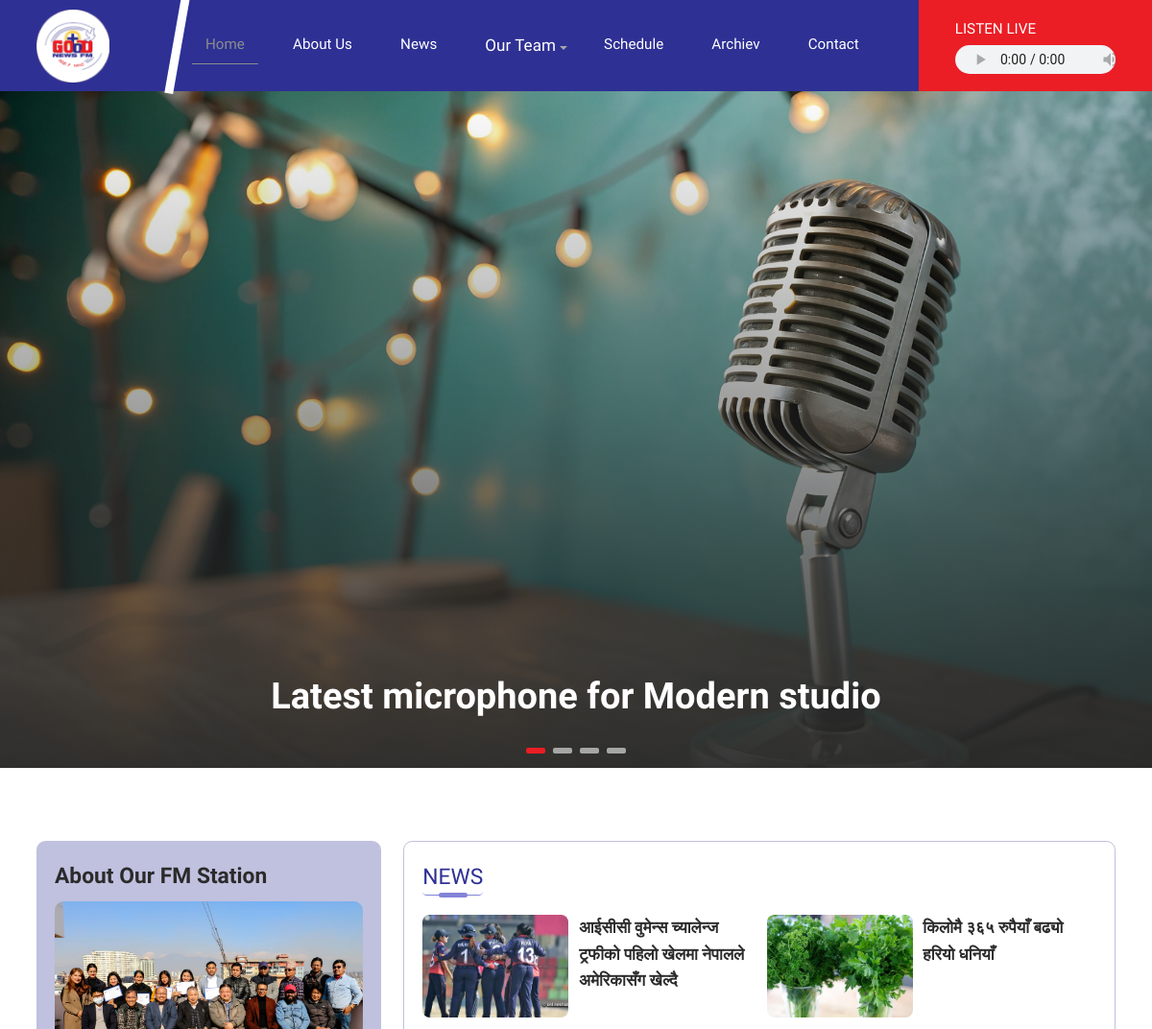
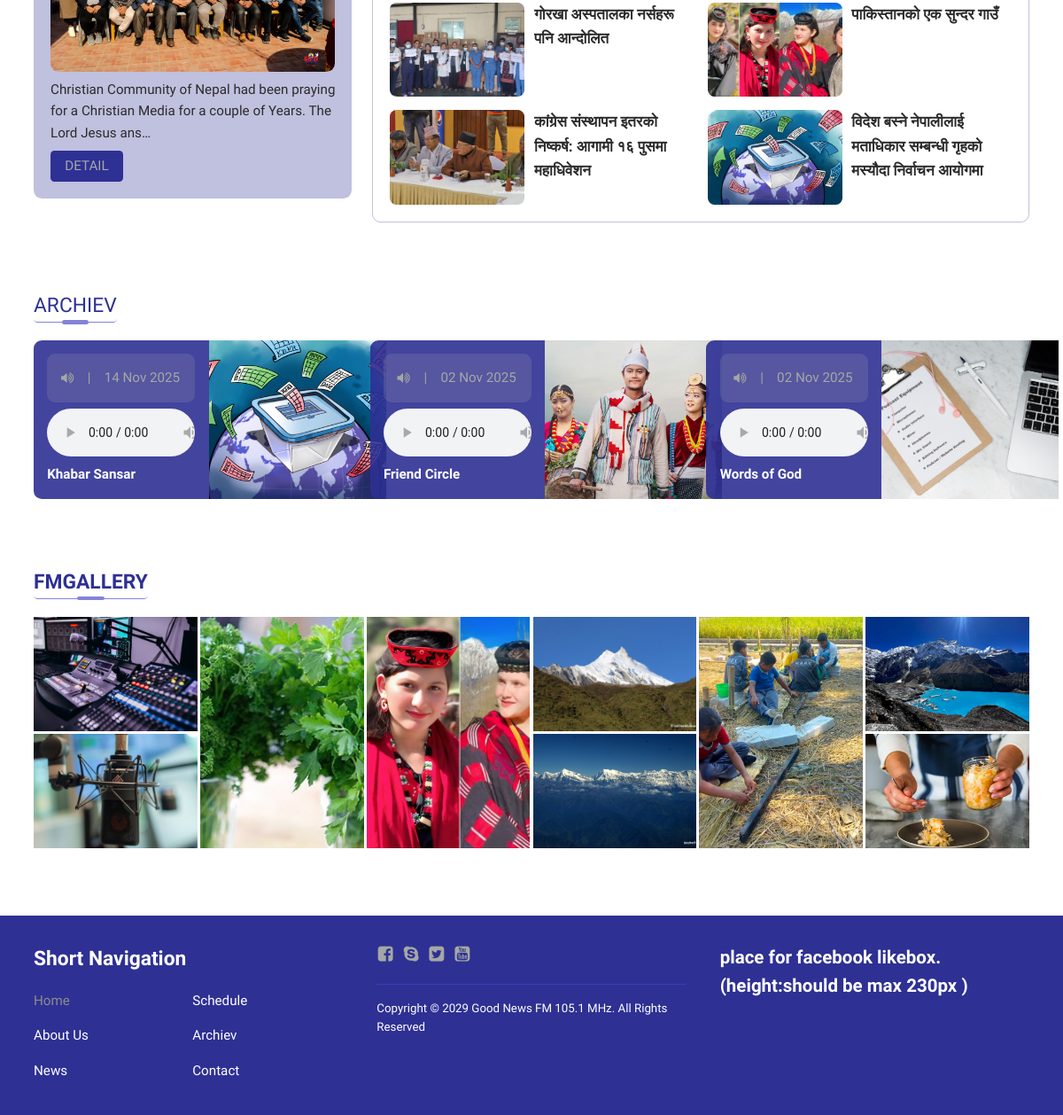
The page / on the database its author committed (2 pictures, top to bottom).
### fm/models.py (models this page shows, shortened)
class MediaFile(models.Model):
    file = models.FileField(upload_to='cabinet/library/')
    uploaded_at = models.DateTimeField(auto_now_add=True)
    alt_text = models.CharField(max_length=200, blank=True, help_text="Optional description")
    class Meta:
        ordering = ['-uploaded_at']

class Slider(models.Model):
    image = models.ForeignKey(MediaFile, on_delete=models.CASCADE,
                              related_name='slider_images')
    caption = models.CharField(max_length=200, blank=True)
    order = models.PositiveIntegerField(default=0)
    class Meta:
        ordering = ['order', 'id']

class Page(models.Model):
    PAGE_CHOICES = [
        ('about', 'About Us'),
        ('team', 'Our Team'),
        ('schedule', 'Program Schedule'),
        ('archive', 'Archive'),
        ('contact', 'Contact'),
    ]
    slug = models.CharField(max_length=20, choices=PAGE_CHOICES, unique=True)
    title = models.CharField(max_length=200, blank=True)
    image = models.ForeignKey(MediaFile, on_delete=models.SET_NULL,
                              null=True, blank=True, related_name='page_images')
    content = HTMLField(blank=True)

class NewsPost(models.Model):
    title = models.CharField(max_length=200)
    subtitle = models.CharField(max_length=200, blank=True)
    image = models.ForeignKey(MediaFile, on_delete=models.SET_NULL,
                              null=True, blank=True, related_name='news_images')
    content = HTMLField()
    published_at = models.DateTimeField(default=timezone.now)
    is_published = models.BooleanField(default=True)
    class Meta:
        ordering = ['-published_at']
        verbose_name = 'News Post'
        verbose_name_plural = 'News Posts'

class ArchiveProgram(models.Model):
    program_name = models.CharField(max_length=200)
    broadcast_date = models.DateField(default=timezone.now)
    audio_file = models.ForeignKey(MediaFile, on_delete=models.PROTECT,
                                   related_name='archive_audio')
    featured_image = models.ForeignKey(MediaFile, on_delete=models.SET_NULL,
                                       null=True, blank=True,
                                       related_name='archive_images')
    class Meta:
        ordering = ['-broadcast_date']

class Gallery(models.Model):
    title = models.CharField(max_length=200)
    created_at = models.DateTimeField(auto_now_add=True)

class GalleryImage(models.Model):
    gallery = models.ForeignKey('Gallery', on_delete=models.CASCADE,
                                related_name='images')
    image = models.ForeignKey(MediaFile, on_delete=models.CASCADE,
                              related_name='gallery_images')
    caption = models.CharField(max_length=200, blank=True)
    uploaded_at = models.DateTimeField(auto_now_add=True)

### fmSite/views.py (the view)
# urls.py: path('', views.homePage, name='home'),
def homePage(request):
    sliders = Slider.objects.all().order_by('order', '-id')
    about = get_object_or_404(Page, slug='about')
    newsItems = NewsPost.objects.all().order_by('-id')[:6]
    latest_programs = ArchiveProgram.objects.values('program_name') \
        .annotate(latest_id=Max('id')) \
        .values_list('latest_id', flat=True)
    programs = ArchiveProgram.objects.filter(id__in=latest_programs) \
        .order_by('-broadcast_date')[:3]
    program = programs[0] if programs else None
    galleries = Gallery.objects.all().prefetch_related('images')
    homeData = {
        'title' : 'FM site template',
        'sliderItems' : sliders,
        'aboutUs': about,
        'news' : newsItems,
        'programs': programs,
        'galleries': galleries,
        'program': program
    }
    return render(request, 'index.html', homeData)

### fm/context_processors.py (called while the page is built)
def site_logo(request):
    logo = SiteLogo.objects.first()
    return {'site_logo': logo}

### templates/index.html (shortened to what this page needs)
{% extends 'base.html' %}
{% load static %}
{% block content %}
<section class="banner owl-carousel owl-theme">
	{% for sl in sliderItems %}
		<div class="slider item dfc" style="background:url('{{ sl.image.file.url }}');">
			{% if sl.caption %}
				<h1 class="banner_title">{{sl.caption}}</h1>
			{% endif %}
		</div>
	{% endfor %}
</section>
<div class="wrapper dg news-outer mt80">
	<div class="col_4">
		<aside class="intro dfc">
			<h3 class="intro_title">{{ aboutUs.title }}</h3>
			{% if aboutUs.image %}
				<img src="{{ aboutUs.image.file.url }}" alt="{{ aboutUs.title }}">
			{% endif %}
			<p>{{ aboutUs.content|striptags|truncatechars:110 }}</p>
			<a class="btn btn-main btn-detail" href="{% url 'about' %}">Detail</a>
		</aside>
	</div>
	<div class="col_8 news_wrap">
		<a class="bl-title" href="{% url 'news' %}">News</a>
		<div class="dg news">
			{% for n in news %}
			<a class="news_item col_6 df" href="{% url 'newsDetail' n.id %}">
				{% if n.image %}
					<img src="{{ n.image.file.url }}" alt="{{ n.title }}">
				{% else %}
					<img src="{% static 'images/default.jpg' %}" alt="{{ n.title }}">
				{% endif %}
				<h5 class="news_title">{{n.title}}</h5>
			</a>
			{% endfor %}
		</div>
	</div>
</div>
<div class="wrapper mt80">
	<a class="bl-title" href="{% url 'archiev' %}">Archiev</a>
	<div class="dg archiev">
		{% for p in programs %}
			<a class="archiev_item col_4 df" href="{% url 'program_detail' p.id %}">
				<aside class="archiev_name dfc on_homepage">
					<figure class="df archiev_sign df">
						<i class="cf cf-volume-up"></i> |
						<time>{{ p.broadcast_date|date:"d M Y" }}</time>
					</figure>
					{% if p.audio_file %}
					<audio controls>
						<source src="{{ p.audio_file.file.url }}" type="audio/mpeg">
					</audio>
					{% endif %}
					<h6 class="archiev_title">{{ p.program_name }}</h6>
				</aside>
				{% if p.featured_image %}
					<img src="{{ p.featured_image.file.url }}" alt="{{ p.program_name }}" width="200">
				{% endif %}
			</a>
		{% endfor %}
	</div>
</div>
<div class="wrapper mt80">
	{% for gal in galleries %}
		<h5 class="bl-title">{{ gal.title }}</h5>
		<ul class="dg gallery">
			{% for img in gal.images.all %}
			<li class="gallery_item">
				<a href="{{ img.image.file.url }}" alt="{{img.caption}}"><img src="{{ img.image.file.url }}" alt="{{img.caption}}"></a>
			</li>
			{% endfor %}
		</ul>
	{% empty %}
		<p>No images yet.</p>
	{% endfor %}
</div>
{% endblock %}

### templates/header.html (shortened to what this page needs)
{% load static %}
<!DOCTYPE html>
<html lang="en">
<head>
	<link rel="stylesheet" type="text/css" href="{% static 'css/font-styles.css' %}">
	<link rel="stylesheet" type="text/css" href="{% static 'css/owl.carousel.min.css' %}">
	<link rel="stylesheet" type="text/css" href="{% static 'css/jquery.lightbox.min.css' %}">
	<link rel="stylesheet" type="text/css" href="{% static 'css/front.css' %}">
</head>
<body>
	<header class="header">
		<nav class="wrapper df nav">
			<a class="logo" href="{% url 'home' %}">
				{% with logo=site_logo.logo %}
					{% if logo %}
						<img src="{{ logo.file.url }}" alt="Site Logo" class="logo">
					{% else %}
						<img src="{% static 'images/fav.png' %}" alt="Default Logo" class="logo">
					{% endif %}
				{% endwith %}
			</a>
			<ul class="nav_ul df">
				<li class="nav_li">
					<a class="nav_a {% if request.path == '/' %}active{% endif %}" href="{% url 'home' %}">Home</a>
				</li>
				<li class="nav_li">
					<a class="nav_a {% if request.path == '/about' %}active{% endif %}" href="{% url 'about' %}">About Us</a>
				</li>
				<li class="nav_li">
					<a class="nav_a {% if request.path == '/news' %}active{% endif %}" href="{% url 'news' %}">News</a>
				</li>
                <li class="nav_li drop"><a href="#" class="nav_a h5 db {% if request.path == '/team' %}active{% endif %}">Our Team</a>
                </li>
				<li class="nav_li">
					<a class="nav_a {% if request.path == '/program-schedule' %}active{% endif %}" href="{% url 'program-schedule' %}">Schedule</a>
				</li>
				<li class="nav_li">
					<a class="nav_a {% if request.path == '/archiev' %}active{% endif %}" href="{% url 'archiev' %}">Archiev</a>
				</li>
				<li class="nav_li">
					<a class="nav_a {% if request.path == '/contact' %}active{% endif %}" href="{% url 'contact' %}">Contact</a>
				</li>
			</ul>
			<figure class="live dfc">
				<figcaption>Listen Live</figcaption>
				<audio controls>
					<source src="https://streaming.softnep.net:10988/;stream.nsv&type=mp3&volume=60">
				</audio>
			</figure>
		</nav>
	</header>

### rows shown on the page
MediaFile: file (picture)
Slider: image.file (picture), caption "Latest microphone for Modern studio"
Page: title "About Our FM Station", image.file (picture), content "Christian Community of Nepal had been praying for a Christian Media for a couple of Years. The Lord Jesus ans…"
NewsPost: image.file (picture), title "आईसीसी वुमेन्स च्यालेन्ज ट्रफीको पहिलो खेलमा नेपालले अमेरिकासँग खेल्दै"
NewsPost: image.file (picture), title "किलोमै ३६५ रुपैयाँ बढ्यो हरियो धनियाँ"
NewsPost: image.file (picture), title "गोरखा अस्पतालका नर्सहरू पनि आन्दोलित"
NewsPost: image.file (picture), title "पाकिस्तानको एक सुन्दर गाउँ"
NewsPost: image.file (picture), title "कांग्रेस संस्थापन इतरको निष्कर्ष: आगामी १६ पुसमा महाधिवेशन"
NewsPost: image.file (picture), title "विदेश बस्ने नेपालीलाई मताधिकार सम्बन्धी गृहको मस्यौदा निर्वाचन आयोगमा"
ArchiveProgram: broadcast_date "14 Nov 2025", program_name "Khabar Sansar", featured_image.file (picture)
ArchiveProgram: broadcast_date "02 Nov 2025", program_name "Friend Circle", featured_image.file (picture)
ArchiveProgram: broadcast_date "02 Nov 2025", program_name "Words of God", featured_image.file (picture)
Gallery: title "FMGALLERY"
GalleryImage: image.file (picture)
GalleryImage: image.file (picture)
GalleryImage: image.file (picture)
GalleryImage: image.file (picture)
GalleryImage: image.file (picture)
GalleryImage: image.file (picture)
GalleryImage: image.file (picture)
GalleryImage: image.file (picture)
GalleryImage: image.file (picture)
